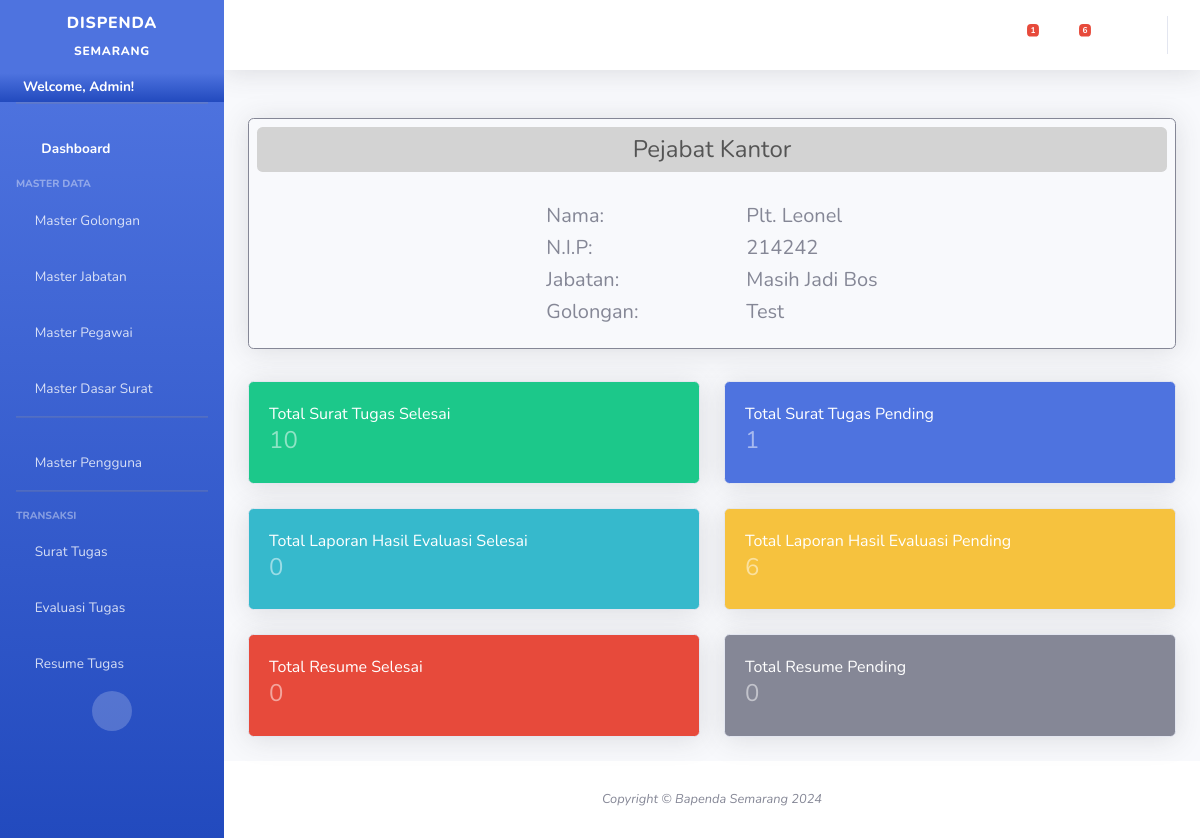
The app's page / (signed in), older data.
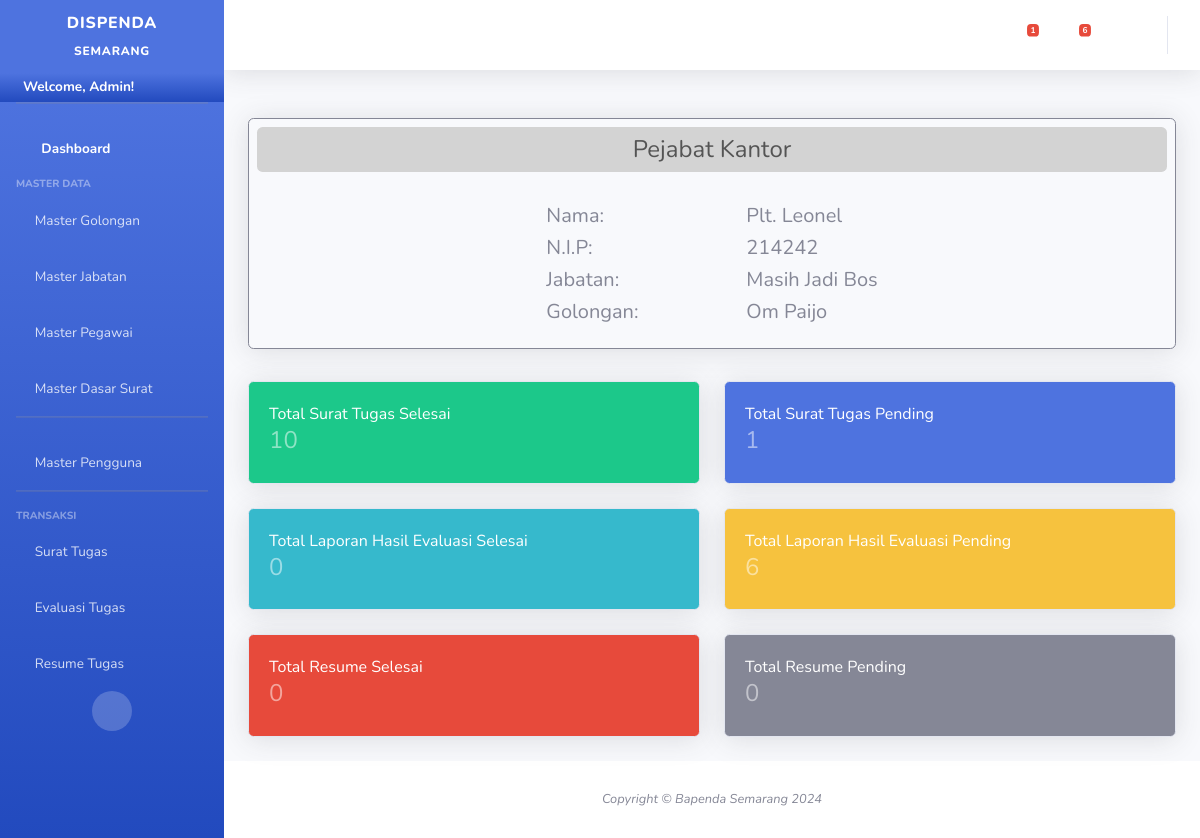
The same page, newer data.
### surat_tugas/models.py (models this page shows, shortened)
class ConfigDispenda(models.Model):
    is_PLT = models.BooleanField(default=False)
    kepala = models.ForeignKey(MasterPegawai,on_delete=models.RESTRICT)
    updatedBy = models.CharField(max_length=20,blank=True,null=True)
    updatedAt = models.DateTimeField(auto_now_add=True,null=True)

class MasterPegawai(models.Model):
    nik = models.CharField(max_length=50,blank=False,primary_key=True,default="")
    nama = models.CharField(max_length=100,blank=False,null=False)
    kode_jabatan = models.ForeignKey(MasterJabatan,on_delete=models.RESTRICT)
    kode_golongan = models.ForeignKey(MasterGolongan,on_delete=models.RESTRICT)
    updatedAt = models.DateTimeField(auto_now_add=True,null=True)
    is_kepala = models.BooleanField(default=False)
    updatedBy = models.CharField(max_length=20,blank=True,null=True)
    is_update = models.BooleanField(default=False,blank=True,null=True)

class MasterGolongan(models.Model):
    kode_golongan = models.CharField(max_length=10,primary_key=True,unique=True,blank=True,default="")
    keterangan = models.CharField(max_length=50)
    updatedAt = models.DateTimeField(auto_now_add=True,null=True)
    updatedBy = models.CharField(max_length=20,blank=True,null=True)
    is_update = models.BooleanField(default=False,blank=True,null=True)
    def __str__(self):
        return self.keterangan

class MasterJabatan(models.Model):
    kode_jabatan = models.CharField(max_length=10,primary_key=True,unique=True,blank=True,default="")
    keterangan = models.CharField(max_length=50)
    updatedAt = models.DateTimeField(auto_now_add=True,null=True)
    updatedBy = models.CharField(max_length=20,blank=True,null=True)
    is_update = models.BooleanField(default=False,blank=True,null=True)
    def __str__(self):
        return self.keterangan

### cms/views.py (the view)
# urls.py: path('', dashboard, name='dashboard'),
def dashboard(request):
	if(request.user.is_authenticated != True):
		return HttpResponseRedirect('/auth/')
	jml_pending_surattugas = TrxSuratTugas.objects.all().filter(submit=False).count()
	jml_sukses_surattugas = TrxSuratTugas.objects.all().filter(submit=True).count()
	jml_pending_lhe = headerLHE.objects.all().filter(submit=False).count()
	jml_sukses_lhe = headerLHE.objects.all().filter(submit=True).count()
	configdispenda = ConfigDispenda.objects.all()
	if configdispenda.count()==0:
		configdispenda=None
	else:
		configdispenda=configdispenda[0]
	context={
		'username': request.user.username,
		'jml_pending_surattugas': jml_pending_surattugas,
		'jml_sukses_surattugas': jml_sukses_surattugas,
		'jml_sukses_lhe':jml_sukses_lhe,
		'jml_pending_lhe':jml_pending_lhe,
		'kepala':configdispenda,
		'pending_surat':getPendingSurat(),
		'pending_lhe':getPendingLHE()
	}
	return render(request,'master/dashboard.html',context)

### cms/views.py (called while the page is built)
def getPendingSurat():
	return TrxSuratTugas.objects.all().filter(submit=False)

def getPendingLHE():
	return headerLHE.objects.all().filter(submit=False)

### surat_tugas/models.py (called while the page is built)
    def __str__(self):
        return self.nomor_surat

### templates/master/dashboard.html (shortened to what the changed rows need)
{% extends 'base.html'%}
{% load static %}
{% block contents%}
                            <div class="row">
                                <div class="col-12 mb-4">
                                    <div class="card bg-light h4 shadow border-secondary">
                                        <div class="card-body d-flex justify-content-center">
                                            {% if kepala.kepala.nik%}
                                            <table>
                                                <tr>
                                                    <td class="p-1 h5" style="width: 200px;">Nama:</td>
                                                    <td class="p-1 h5 ">{% if kepala.is_PLT %}Plt. {%endif%}{{kepala.kepala.nama|title}}</td>
                                                </tr>
                                                <tr>
                                                    <td class="p-1 h5 ">N.I.P:</td>
                                                    <td class="p-1 h5 ">{{kepala.kepala.nik|title}}</td>
                                                </tr>
                                                <tr>
                                                    <td class="p-1 h5 ">Jabatan:</td>
                                                    <td class="p-1 h5 ">{{kepala.kepala.kode_jabatan|title}}</td>
                                                </tr>
                                                <tr>
                                                    <td class="p-1 h5 ">Golongan:</td>
                                                    <td class="p-1 h5 ">{{kepala.kepala.kode_golongan|title}}</td>
                                                </tr>
                                            </table>
                                            {% else %}
                                            <span>Silakan Lakukan Konfigurasi Sistem Terlebih dahulu!</span>
                                            {% endif %}
                                        </div>
                                    </div>
                                </div>
                            </div>
{% endblock%}

Row changes from the older to the newer data that the page shows:
changed through a linked row, ConfigDispenda "Leonel": kepala.kode_golongan "Test" → "Om Paijo"
